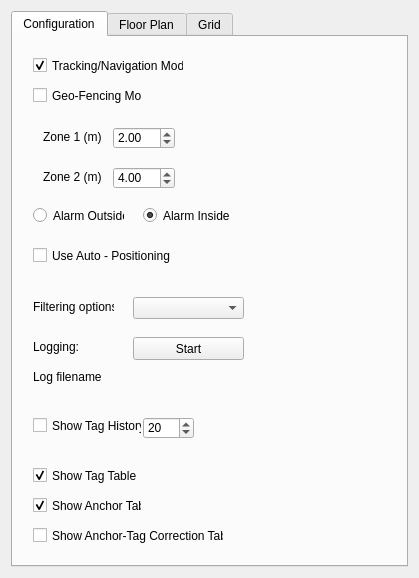
<?xml version="1.0" encoding="UTF-8"?>
<ui version="4.0">
 <class>ViewSettingsWidget</class>
 <widget class="QWidget" name="ViewSettingsWidget">
  <property name="geometry">
   <rect>
    <x>0</x>
    <y>0</y>
    <width>419</width>
    <height>578</height>
   </rect>
  </property>
  <property name="windowTitle">
   <string>Form</string>
  </property>
  <layout class="QVBoxLayout" name="verticalLayout">
   <item>
    <widget class="QTabWidget" name="tabWidget">
     <property name="minimumSize">
      <size>
       <width>300</width>
       <height>300</height>
      </size>
     </property>
     <property name="currentIndex">
      <number>0</number>
     </property>
     <widget class="QWidget" name="config_tab">
      <attribute name="title">
       <string>Configuration</string>
      </attribute>
      <widget class="QCheckBox" name="showTagHistory">
       <property name="geometry">
        <rect>
         <x>20</x>
         <y>380</y>
         <width>109</width>
         <height>17</height>
        </rect>
       </property>
       <property name="text">
        <string>Show Tag History</string>
       </property>
      </widget>
      <widget class="QCheckBox" name="showGeoFencingMode">
       <property name="geometry">
        <rect>
         <x>20</x>
         <y>50</y>
         <width>109</width>
         <height>17</height>
        </rect>
       </property>
       <property name="text">
        <string>Geo-Fencing Mode</string>
       </property>
      </widget>
      <widget class="QDoubleSpinBox" name="zone1">
       <property name="geometry">
        <rect>
         <x>100</x>
         <y>90</y>
         <width>62</width>
         <height>22</height>
        </rect>
       </property>
       <property name="maximum">
        <double>300.000000000000000</double>
       </property>
       <property name="value">
        <double>2.000000000000000</double>
       </property>
      </widget>
      <widget class="QDoubleSpinBox" name="zone2">
       <property name="geometry">
        <rect>
         <x>100</x>
         <y>130</y>
         <width>62</width>
         <height>22</height>
        </rect>
       </property>
       <property name="maximum">
        <double>300.000000000000000</double>
       </property>
       <property name="value">
        <double>4.000000000000000</double>
       </property>
      </widget>
      <widget class="QLabel" name="label_z1">
       <property name="geometry">
        <rect>
         <x>30</x>
         <y>90</y>
         <width>61</width>
         <height>20</height>
        </rect>
       </property>
       <property name="text">
        <string>Zone 1 (m)</string>
       </property>
      </widget>
      <widget class="QLabel" name="label_z2">
       <property name="geometry">
        <rect>
         <x>30</x>
         <y>130</y>
         <width>61</width>
         <height>20</height>
        </rect>
       </property>
       <property name="text">
        <string>Zone 2 (m)</string>
       </property>
      </widget>
      <widget class="QRadioButton" name="inAlarm">
       <property name="geometry">
        <rect>
         <x>130</x>
         <y>170</y>
         <width>91</width>
         <height>17</height>
        </rect>
       </property>
       <property name="text">
        <string>Alarm Inside</string>
       </property>
       <property name="checked">
        <bool>true</bool>
       </property>
      </widget>
      <widget class="QRadioButton" name="outAlarm">
       <property name="geometry">
        <rect>
         <x>20</x>
         <y>170</y>
         <width>91</width>
         <height>17</height>
        </rect>
       </property>
       <property name="text">
        <string>Alarm Outside</string>
       </property>
      </widget>
      <widget class="QSpinBox" name="tagHistoryN">
       <property name="geometry">
        <rect>
         <x>130</x>
         <y>380</y>
         <width>51</width>
         <height>22</height>
        </rect>
       </property>
       <property name="minimum">
        <number>1</number>
       </property>
       <property name="maximum">
        <number>128</number>
       </property>
       <property name="value">
        <number>20</number>
       </property>
      </widget>
      <widget class="QCheckBox" name="showTagTable">
       <property name="geometry">
        <rect>
         <x>20</x>
         <y>430</y>
         <width>109</width>
         <height>17</height>
        </rect>
       </property>
       <property name="text">
        <string>Show Tag Table</string>
       </property>
       <property name="checked">
        <bool>true</bool>
       </property>
      </widget>
      <widget class="QCheckBox" name="showAnchorTable">
       <property name="geometry">
        <rect>
         <x>20</x>
         <y>460</y>
         <width>109</width>
         <height>17</height>
        </rect>
       </property>
       <property name="text">
        <string>Show Anchor Table</string>
       </property>
       <property name="checked">
        <bool>true</bool>
       </property>
      </widget>
      <widget class="QCheckBox" name="showAnchorTagCorrectionTable">
       <property name="enabled">
        <bool>true</bool>
       </property>
       <property name="geometry">
        <rect>
         <x>20</x>
         <y>490</y>
         <width>191</width>
         <height>17</height>
        </rect>
       </property>
       <property name="text">
        <string>Show Anchor-Tag Correction Table</string>
       </property>
       <property name="checked">
        <bool>false</bool>
       </property>
      </widget>
      <widget class="QCheckBox" name="showNavigationMode">
       <property name="geometry">
        <rect>
         <x>20</x>
         <y>20</y>
         <width>151</width>
         <height>17</height>
        </rect>
       </property>
       <property name="text">
        <string>Tracking/Navigation Mode</string>
       </property>
       <property name="checked">
        <bool>true</bool>
       </property>
      </widget>
      <widget class="QComboBox" name="filtering">
       <property name="geometry">
        <rect>
         <x>120</x>
         <y>260</y>
         <width>111</width>
         <height>22</height>
        </rect>
       </property>
      </widget>
      <widget class="QLabel" name="label_z1_2">
       <property name="geometry">
        <rect>
         <x>20</x>
         <y>260</y>
         <width>81</width>
         <height>20</height>
        </rect>
       </property>
       <property name="text">
        <string>Filtering options:</string>
       </property>
      </widget>
      <widget class="QCheckBox" name="useAutoPos">
       <property name="enabled">
        <bool>true</bool>
       </property>
       <property name="geometry">
        <rect>
         <x>20</x>
         <y>210</y>
         <width>161</width>
         <height>17</height>
        </rect>
       </property>
       <property name="text">
        <string>Use Auto - Positioning</string>
       </property>
       <property name="checked">
        <bool>false</bool>
       </property>
      </widget>
      <widget class="QLabel" name="label_logingstatus">
       <property name="geometry">
        <rect>
         <x>20</x>
         <y>300</y>
         <width>91</width>
         <height>20</height>
        </rect>
       </property>
       <property name="text">
        <string>Logging:</string>
       </property>
      </widget>
      <widget class="QPushButton" name="logging_pb">
       <property name="geometry">
        <rect>
         <x>120</x>
         <y>300</y>
         <width>111</width>
         <height>23</height>
        </rect>
       </property>
       <property name="text">
        <string>Start</string>
       </property>
      </widget>
      <widget class="QLabel" name="label_logingstatus_2">
       <property name="geometry">
        <rect>
         <x>20</x>
         <y>400</y>
         <width>51</width>
         <height>20</height>
        </rect>
       </property>
       <property name="text">
        <string/>
       </property>
      </widget>
      <widget class="QLabel" name="label_logfile">
       <property name="geometry">
        <rect>
         <x>20</x>
         <y>330</y>
         <width>211</width>
         <height>20</height>
        </rect>
       </property>
       <property name="text">
        <string>Log filename</string>
       </property>
      </widget>
      <widget class="QLabel" name="label_logingstatus_3">
       <property name="geometry">
        <rect>
         <x>20</x>
         <y>240</y>
         <width>51</width>
         <height>20</height>
        </rect>
       </property>
       <property name="text">
        <string/>
       </property>
      </widget>
     </widget>
     <widget class="QWidget" name="floorplan_tab">
      <attribute name="title">
       <string>Floor Plan</string>
      </attribute>
      <layout class="QGridLayout" name="gridLayout_2">
       <item row="3" column="2">
        <widget class="QLabel" name="label_11">
         <property name="text">
          <string>pixels</string>
         </property>
        </widget>
       </item>
       <item row="4" column="1">
        <widget class="QDoubleSpinBox" name="floorplanXScale_sb">
         <property name="maximum">
          <double>1000.000000000000000</double>
         </property>
        </widget>
       </item>
       <item row="5" column="2">
        <widget class="QLabel" name="label_9">
         <property name="text">
          <string>pixesl/m</string>
         </property>
        </widget>
       </item>
       <item row="2" column="0">
        <widget class="QLabel" name="label_3">
         <property name="text">
          <string>X Offset</string>
         </property>
        </widget>
       </item>
       <item row="2" column="1">
        <widget class="QSpinBox" name="floorplanXOff_sb">
         <property name="sizePolicy">
          <sizepolicy hsizetype="Minimum" vsizetype="Fixed">
           <horstretch>0</horstretch>
           <verstretch>0</verstretch>
          </sizepolicy>
         </property>
         <property name="minimum">
          <number>-65536</number>
         </property>
         <property name="maximum">
          <number>65535</number>
         </property>
        </widget>
       </item>
       <item row="0" column="0" colspan="2">
        <widget class="QLabel" name="floorplanPath_lb">
         <property name="text">
          <string>No Floor Plan</string>
         </property>
        </widget>
       </item>
       <item row="7" column="1">
        <widget class="QCheckBox" name="floorplanFlipY_cb">
         <property name="text">
          <string/>
         </property>
        </widget>
       </item>
       <item row="9" column="0">
        <spacer name="verticalSpacer">
         <property name="orientation">
          <enum>Qt::Vertical</enum>
         </property>
         <property name="sizeHint" stdset="0">
          <size>
           <width>20</width>
           <height>40</height>
          </size>
         </property>
        </spacer>
       </item>
       <item row="2" column="2">
        <widget class="QLabel" name="label_12">
         <property name="text">
          <string>pixels</string>
         </property>
        </widget>
       </item>
       <item row="5" column="1">
        <widget class="QDoubleSpinBox" name="floorplanYScale_sb">
         <property name="maximum">
          <double>1000.000000000000000</double>
         </property>
        </widget>
       </item>
       <item row="4" column="2">
        <widget class="QLabel" name="label_10">
         <property name="text">
          <string>pixels/m</string>
         </property>
        </widget>
       </item>
       <item row="3" column="1">
        <widget class="QSpinBox" name="floorplanYOff_sb">
         <property name="minimum">
          <number>-65536</number>
         </property>
         <property name="maximum">
          <number>65536</number>
         </property>
        </widget>
       </item>
       <item row="4" column="0">
        <widget class="QLabel" name="label_6">
         <property name="text">
          <string>X Scale</string>
         </property>
        </widget>
       </item>
       <item row="6" column="0">
        <widget class="QLabel" name="label_7">
         <property name="text">
          <string>Flip X</string>
         </property>
        </widget>
       </item>
       <item row="3" column="0">
        <widget class="QLabel" name="label_4">
         <property name="text">
          <string>Y Offset</string>
         </property>
        </widget>
       </item>
       <item row="6" column="1">
        <widget class="QCheckBox" name="floorplanFlipX_cb">
         <property name="text">
          <string/>
         </property>
        </widget>
       </item>
       <item row="5" column="0">
        <widget class="QLabel" name="label_5">
         <property name="text">
          <string>Y Scale</string>
         </property>
        </widget>
       </item>
       <item row="7" column="0">
        <widget class="QLabel" name="label_8">
         <property name="text">
          <string>Flip Y</string>
         </property>
        </widget>
       </item>
       <item row="8" column="0" colspan="2">
        <layout class="QGridLayout" name="gridLayout">
         <property name="horizontalSpacing">
          <number>6</number>
         </property>
         <item row="0" column="0">
          <widget class="QCheckBox" name="showOrigin">
           <property name="text">
            <string>Show Origin</string>
           </property>
          </widget>
         </item>
         <item row="1" column="2">
          <widget class="QPushButton" name="scaleY_pb">
           <property name="text">
            <string>Y Scale</string>
           </property>
          </widget>
         </item>
         <item row="1" column="0">
          <widget class="QPushButton" name="scaleX_pb">
           <property name="text">
            <string>X Scale</string>
           </property>
          </widget>
         </item>
         <item row="0" column="2">
          <widget class="QPushButton" name="origin_pb">
           <property name="text">
            <string>Set Origin</string>
           </property>
          </widget>
         </item>
        </layout>
       </item>
       <item row="1" column="0">
        <widget class="QPushButton" name="floorplanOpen_pb">
         <property name="sizePolicy">
          <sizepolicy hsizetype="Minimum" vsizetype="Fixed">
           <horstretch>0</horstretch>
           <verstretch>0</verstretch>
          </sizepolicy>
         </property>
         <property name="minimumSize">
          <size>
           <width>0</width>
           <height>0</height>
          </size>
         </property>
         <property name="text">
          <string>Open</string>
         </property>
        </widget>
       </item>
       <item row="1" column="1" alignment="Qt::AlignHCenter">
        <widget class="QCheckBox" name="saveFP">
         <property name="text">
          <string>Save Settings</string>
         </property>
        </widget>
       </item>
      </layout>
     </widget>
     <widget class="QWidget" name="grid_tab">
      <attribute name="title">
       <string>Grid</string>
      </attribute>
      <widget class="QWidget" name="layoutWidget">
       <property name="geometry">
        <rect>
         <x>9</x>
         <y>21</y>
         <width>143</width>
         <height>111</height>
        </rect>
       </property>
       <layout class="QGridLayout" name="gridLayout_3">
        <item row="0" column="0">
         <widget class="QLabel" name="label">
          <property name="minimumSize">
           <size>
            <width>45</width>
            <height>0</height>
           </size>
          </property>
          <property name="text">
           <string>Width (m)</string>
          </property>
         </widget>
        </item>
        <item row="0" column="1">
         <widget class="QDoubleSpinBox" name="gridWidth_sb">
          <property name="decimals">
           <number>2</number>
          </property>
          <property name="singleStep">
           <double>0.100000000000000</double>
          </property>
          <property name="value">
           <double>0.500000000000000</double>
          </property>
         </widget>
        </item>
        <item row="1" column="0">
         <widget class="QLabel" name="label_2">
          <property name="minimumSize">
           <size>
            <width>45</width>
            <height>0</height>
           </size>
          </property>
          <property name="text">
           <string>Height (m)</string>
          </property>
         </widget>
        </item>
        <item row="1" column="1">
         <widget class="QDoubleSpinBox" name="gridHeight_sb">
          <property name="singleStep">
           <double>0.100000000000000</double>
          </property>
          <property name="value">
           <double>0.500000000000000</double>
          </property>
         </widget>
        </item>
        <item row="2" column="0">
         <widget class="QCheckBox" name="gridShow">
          <property name="text">
           <string>Show Grid</string>
          </property>
         </widget>
        </item>
       </layout>
      </widget>
     </widget>
    </widget>
   </item>
  </layout>
 </widget>
 <tabstops>
  <tabstop>gridWidth_sb</tabstop>
  <tabstop>gridHeight_sb</tabstop>
  <tabstop>floorplanOpen_pb</tabstop>
  <tabstop>floorplanXOff_sb</tabstop>
  <tabstop>floorplanYOff_sb</tabstop>
  <tabstop>floorplanXScale_sb</tabstop>
  <tabstop>floorplanYScale_sb</tabstop>
  <tabstop>floorplanFlipX_cb</tabstop>
  <tabstop>floorplanFlipY_cb</tabstop>
 </tabstops>
 <resources/>
 <connections/>
</ui>
